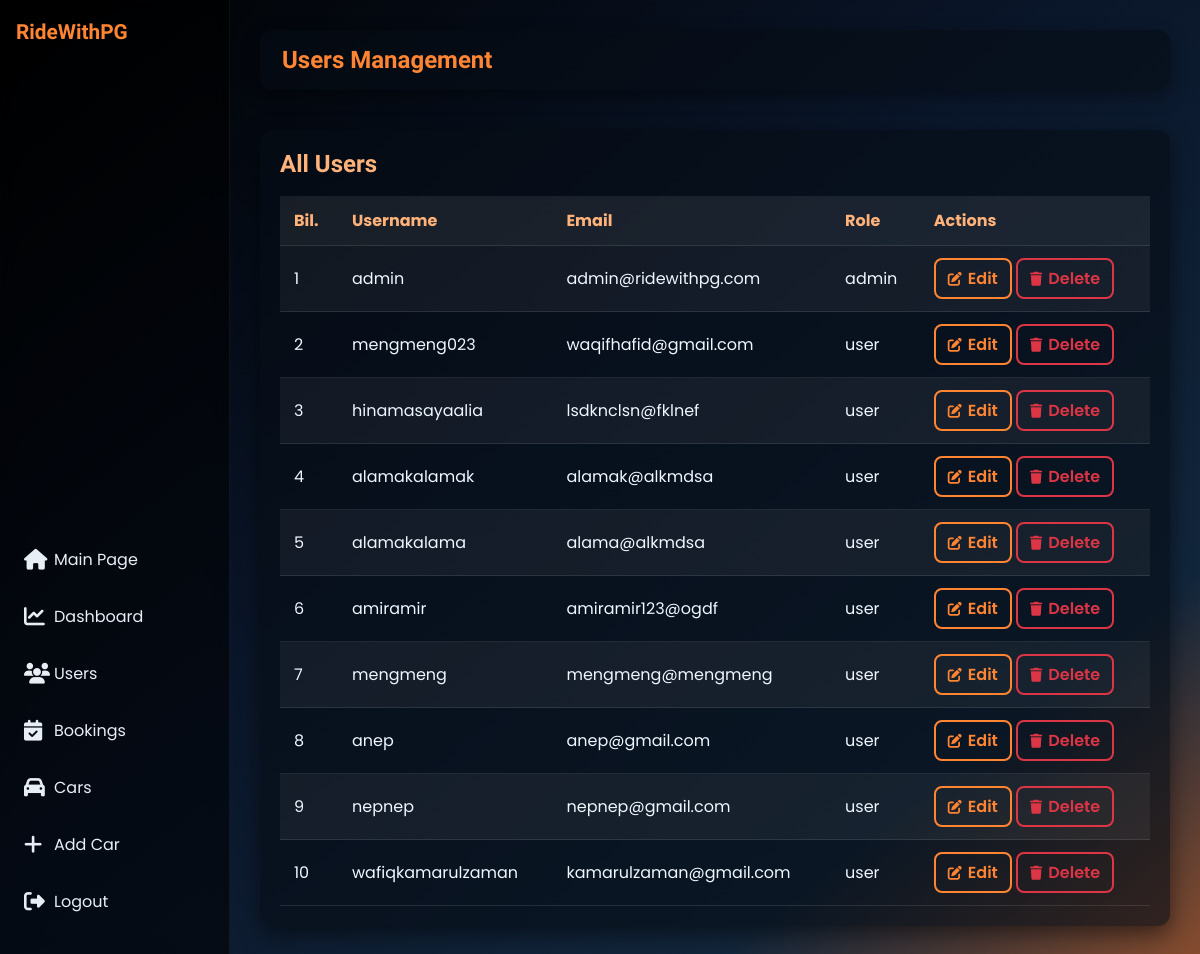
The page /rental/admin/users.php (signed in) on the database its author committed.
### tables this page shows
CREATE TABLE `users` (
  `id` int(11) NOT NULL,
  `username` varchar(50) NOT NULL,
  `email` varchar(150) DEFAULT NULL,
  `password` varchar(255) NOT NULL,
  `role` enum('user','admin') DEFAULT 'user',
  `profile_pic` longblob DEFAULT NULL
);

### rental/admin/users.php (the view, shortened to what this page needs)
<?php
include("../db_connect.php");
$currentAdminId = $_SESSION["user_id"];
$sql = "SELECT id, username, email, role FROM users WHERE id != ? ORDER BY id ASC";
$stmt = mysqli_prepare($conn, $sql);
mysqli_stmt_bind_param($stmt, "i", $currentAdminId);
mysqli_stmt_execute($stmt);
$result = mysqli_stmt_get_result($stmt);
?>
<!DOCTYPE html>
<html lang="en">
<head>
  <link rel="stylesheet" href="style.css">
  <link rel="stylesheet" href="https://cdnjs.cloudflare.com/ajax/libs/font-awesome/6.5.0/css/all.min.css">
</head>
<body>
  <div class="sidebar">
    <div class="logo"><h2>RideWithPG</h2></div>
    <ul>
      <li><a href="../index.php"><i class="fa-solid fa-house"></i><span>Main Page</span></a></li>
      <li><a href="index.php"><i class="fa-solid fa-chart-line"></i><span>Dashboard</span></a></li>
      <li><a href="users.php" class="active"><i class="fa-solid fa-users"></i><span>Users</span></a></li>
      <li><a href="bookings.php"><i class="fa-solid fa-calendar-check"></i><span>Bookings</span></a></li>
      <li><a href="cars.php"><i class="fa-solid fa-car"></i><span>Cars</span></a></li>
      <li><a href="add_car.php"><i class="fa-solid fa-plus"></i><span>Add Car</span></a></li>
      <li><a href="../logout.php"><i class="fa-solid fa-right-from-bracket"></i><span>Logout</span></a></li>
    </ul>
  </div>
  <div class="main-content">
    <div class="main-header"><h1>Users Management</h1></div>
    <div class="table-section">
      <h2>All Users</h2>
      <table>
        <tr>
          <th>Bil.</th>
          <th>Username</th>
          <th>Email</th>
          <th>Role</th>
          <th>Actions</th>
        </tr>
        <?php
        if ($result && mysqli_num_rows($result) > 0) {
            $bil = 1;
            while ($row = mysqli_fetch_assoc($result)) {
                echo "<tr>
                        <td>{$bil}</td>
                        <td>{$row['username']}</td>
                        <td>{$row['email']}</td>
                        <td>{$row['role']}</td>
                        <td>
                          <a href='edit_user.php?id={$row['id']}' class='action-btn'><i class='fa-solid fa-pen-to-square'></i>Edit</a>
                          <a href='delete_user.php?id={$row['id']}' class='action-btn delete' onclick=\"return confirm('Are you sure you want to delete this user?')\"><i class='fa-solid fa-trash'></i>Delete</a>
                        </td>
                      </tr>";
                $bil++;
            }
        } else {
            echo "<tr><td colspan='5' class='empty'>No other users found.</td></tr>";
        }
        ?>
      </table>
    </div>
  </div>
</body>
</html>

### rental/admin/style.css (style rules this page uses)
* { margin: 0; padding: 0; box-sizing: border-box; }
html { scroll-behavior: smooth; }
body { font-family: 'Poppins', sans-serif; color: #f4f6f8; background: linear-gradient(to bottom right, #000000 0%, #0a162a 45%, #12263b 80%, #864c2e 100%); min-height: 100vh; display: flex; overflow: hidden; }
.sidebar { width: 80px; background: rgba(0, 0, 0, 0.55); backdrop-filter: blur(10px); height: 100vh; position: fixed; left: 0; top: 0; padding: 20px 10px; transition: width 0.3s ease-in-out; display: flex; flex-direction: column; justify-content: space-between; border-right: 1px solid rgba(255, 255, 255, 0.05); }
.sidebar .logo { display: flex; align-items: center; gap: 10px; margin-bottom: 40px; padding-left: 6px; }
.sidebar .logo h2 { font-family: 'Bricolage Grotesque', sans-serif; font-size: 1.3rem; color: #ff8533; opacity: 0; transform: translateX(-8px); transition: opacity 0.3s, transform 0.3s; }
.sidebar ul { list-style: none; }
.sidebar ul li { margin: 12px 0; }
.sidebar ul li a { color: #e8eef6; text-decoration: none; display: flex; align-items: center; padding: 10px 14px; border-radius: 8px; transition: background 0.3s, transform 0.2s; }
.sidebar ul li a i { font-size: 1.3rem; width: 30px; }
.sidebar ul li a span { opacity: 0; transform: translateX(-8px); transition: opacity 0.3s, transform 0.3s; }
.main-content { margin-left: 80px; flex: 1; padding: 30px; transition: margin-left 0.3s ease-in-out; }
.main-header { display: flex; justify-content: space-between; align-items: center; background: rgba(6, 12, 20, 0.6); padding: 16px 22px; border-radius: 12px; box-shadow: 0 6px 18px rgba(0,0,0,0.4); }
.main-header h1 { font-family: 'Bricolage Grotesque', sans-serif; color: #ff8533; font-size: 1.5rem; }
.table-section { margin-top: 40px; background: rgba(6,12,20,0.6); border-radius: 12px; padding: 20px; box-shadow: 0 8px 22px rgba(0,0,0,0.5); overflow-x: auto; }
.table-section h2 { color: #ffb37a; margin-bottom: 18px; font-family: 'Bricolage Grotesque', sans-serif; }
table { width: 100%; border-collapse: collapse; color: #eef6ff; }
table th, table td { padding: 12px 14px; text-align: left; }
table th { background: rgba(255, 255, 255, 0.08); color: #ffb37a; font-weight: 700; }
table tr:nth-child(even) { background: rgba(255, 255, 255, 0.05); }
.action-btn { padding: 8px 16px; border-radius: 8px; border: none; cursor: pointer; font-weight: 600; transition: transform 0.12s ease, box-shadow 0.25s ease; }

### rental/admin/users.php (style rules this page uses)
.main-content { height: 100vh; overflow-y: auto; padding: 30px; margin-left: 80px; flex: 1; transition: margin-left 0.3s ease-in-out; }
.main-header { display: flex; justify-content: space-between; align-items: center; background: rgba(6,12,20,0.6); padding: 16px 22px; border-radius: 12px; box-shadow: 0 6px 18px rgba(0,0,0,0.4); }
.main-header h1 { font-family: 'Bricolage Grotesque', sans-serif; color: #ff8533; font-size: 1.5rem; }
.table-section { margin-top: 40px; background: rgba(6,12,20,0.6); border-radius: 12px; padding: 20px; box-shadow: 0 8px 22px rgba(0,0,0,0.5); overflow-x: auto; }
.table-section h2 { color: #ffb37a; margin-bottom: 18px; font-family: 'Bricolage Grotesque', sans-serif; }
table { width: 100%; border-collapse: collapse; color: #eef6ff; }
th, td { padding: 12px 14px; text-align: center; border-bottom: 1px solid rgba(255,255,255,0.1); }
th { background: rgba(255,255,255,0.08); color: #ffb37a; font-weight: 700; }
tr:nth-child(even) { background: rgba(255,255,255,0.05); }
.action-btn { display: inline-flex; align-items: center; justify-content: center; gap: 6px; border: 2px solid #ff8533; border-radius: 8px; padding: 6px 12px; text-decoration: none; color: #ff8533; font-weight: 600; transition: 0.3s ease; background: transparent; }
.action-btn i { font-size: 14px; }
.action-btn.delete { border-color: #dc3545; color: #dc3545; }

### rows shown on the page
users: username "admin", email "admin@ridewithpg.com", role "admin"
users: username "mengmeng023", email "waqifhafid@gmail.com", role "user"
users: username "hinamasayaalia", email "lsdknclsn@fklnef", role "user"
users: username "alamakalamak", email "alamak@alkmdsa", role "user"
users: username "alamakalama", email "alama@alkmdsa", role "user"
users: username "amiramir", email "amiramir123@ogdf", role "user"
users: username "mengmeng", email "mengmeng@mengmeng", role "user"
users: username "anep", email "anep@gmail.com", role "user"
users: username "nepnep", email "nepnep@gmail.com", role "user"
users: username "wafiqkamarulzaman", email "kamarulzaman@gmail.com", role "user"
